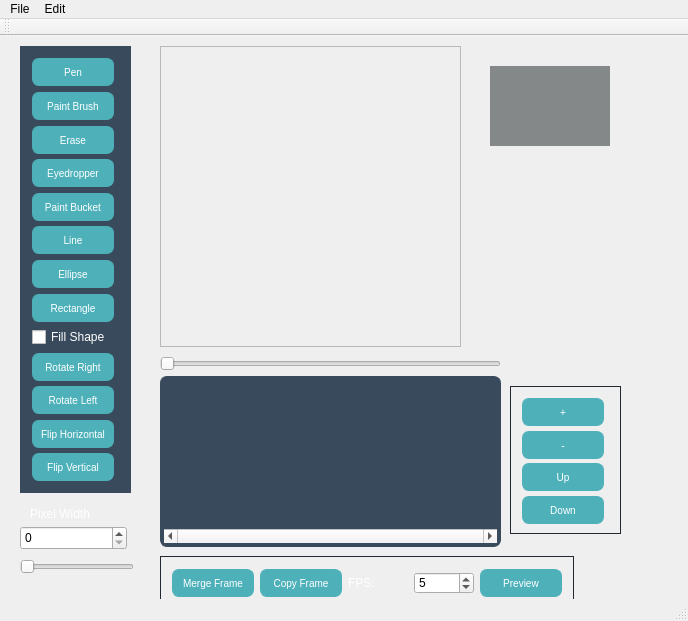
<?xml version="1.0" encoding="UTF-8"?>
<ui version="4.0">
 <class>MainWindow</class>
 <widget class="QMainWindow" name="MainWindow">
  <property name="geometry">
   <rect>
    <x>0</x>
    <y>0</y>
    <width>688</width>
    <height>621</height>
   </rect>
  </property>
  <property name="palette">
   <palette>
    <active>
     <colorrole role="Button">
      <brush brushstyle="SolidPattern">
       <color alpha="255">
        <red>170</red>
        <green>170</green>
        <blue>255</blue>
       </color>
      </brush>
     </colorrole>
    </active>
    <inactive>
     <colorrole role="Button">
      <brush brushstyle="SolidPattern">
       <color alpha="255">
        <red>170</red>
        <green>170</green>
        <blue>255</blue>
       </color>
      </brush>
     </colorrole>
    </inactive>
    <disabled>
     <colorrole role="Button">
      <brush brushstyle="SolidPattern">
       <color alpha="255">
        <red>170</red>
        <green>170</green>
        <blue>255</blue>
       </color>
      </brush>
     </colorrole>
    </disabled>
   </palette>
  </property>
  <property name="windowTitle">
   <string>MainWindow</string>
  </property>
  <property name="autoFillBackground">
   <bool>false</bool>
  </property>
  <property name="styleSheet">
   <string notr="true">MainWindow
{

background-color: #222930;

}

#toolFrame
{
background-color: #384A5C;
border-width: 1px;
border-color: #384A5C;
border-style: solid;


}

#frameCM
{
border-color: #222930;
border-width: 1px;
border-style: solid;
}

#framePre
{
border-color: #222930;
border-width: 1px;
border-style: solid;
}



#frameMove
{
border-color: #222930;
border-width: 1px;
border-style: solid;
}

#scrollArea
{
background-color: #384A5C;
border-width: 1px;
border-color: #384A5C;
border-style: solid;
border-radius: 7;
padding: 3px;
}

#scrollAreaWidgetContents
{
background-color: #384A5C;
border-width: 1px;
border-color: #384A5C;
border-style: solid;
border-radius: 7;
padding: 3px;
}


#label
{
 color: white;
}

#pushButton
{
color: white;
/*background-color: QLinearGradient( x1: 0, y1: 0, x2: 0, y2: 1, stop: 0 #88d, stop: 0.1 #99e, stop: 0.49 #77c, stop: 0.5 #66b, stop: 1 #77c);*/
background-color: #4EB1BA;
border-width: 1px;
border-color: #4EB1BA;
border-style: solid;
border-radius: 7;
padding: 3px;
font-size: 10px;

padding-left: 5px;
padding-right: 5px;
min-width: 70px;
max-width: 70px;
min-height: 20px;
max-height: 20px;

}

QLabel
{
	color: white;
}


</string>
  </property>
  <widget class="QWidget" name="centralWidget">
   <widget class="QFrame" name="frame_2">
    <property name="geometry">
     <rect>
      <x>160</x>
      <y>10</y>
      <width>301</width>
      <height>301</height>
     </rect>
    </property>
    <property name="frameShape">
     <enum>QFrame::StyledPanel</enum>
    </property>
    <property name="frameShadow">
     <enum>QFrame::Raised</enum>
    </property>
    <layout class="QGridLayout" name="drawingGridLayout"/>
   </widget>
   <widget class="QScrollArea" name="scrollArea">
    <property name="geometry">
     <rect>
      <x>160</x>
      <y>340</y>
      <width>341</width>
      <height>171</height>
     </rect>
    </property>
    <property name="styleSheet">
     <string notr="true"/>
    </property>
    <property name="verticalScrollBarPolicy">
     <enum>Qt::ScrollBarAlwaysOff</enum>
    </property>
    <property name="horizontalScrollBarPolicy">
     <enum>Qt::ScrollBarAlwaysOn</enum>
    </property>
    <property name="sizeAdjustPolicy">
     <enum>QAbstractScrollArea::AdjustToContentsOnFirstShow</enum>
    </property>
    <property name="widgetResizable">
     <bool>true</bool>
    </property>
    <widget class="QWidget" name="scrollAreaWidgetContents">
     <property name="geometry">
      <rect>
       <x>0</x>
       <y>0</y>
       <width>333</width>
       <height>149</height>
      </rect>
     </property>
    </widget>
   </widget>
   <widget class="QWidget" name="colorPaletteWidget" native="true">
    <property name="geometry">
     <rect>
      <x>490</x>
      <y>30</y>
      <width>120</width>
      <height>80</height>
     </rect>
    </property>
    <property name="palette">
     <palette>
      <active>
       <colorrole role="WindowText">
        <brush brushstyle="SolidPattern">
         <color alpha="255">
          <red>208</red>
          <green>208</green>
          <blue>208</blue>
         </color>
        </brush>
       </colorrole>
       <colorrole role="Dark">
        <brush brushstyle="SolidPattern">
         <color alpha="255">
          <red>186</red>
          <green>193</green>
          <blue>201</blue>
         </color>
        </brush>
       </colorrole>
       <colorrole role="Text">
        <brush brushstyle="SolidPattern">
         <color alpha="255">
          <red>208</red>
          <green>208</green>
          <blue>208</blue>
         </color>
        </brush>
       </colorrole>
       <colorrole role="ButtonText">
        <brush brushstyle="SolidPattern">
         <color alpha="255">
          <red>208</red>
          <green>208</green>
          <blue>208</blue>
         </color>
        </brush>
       </colorrole>
       <colorrole role="Base">
        <brush brushstyle="SolidPattern">
         <color alpha="255">
          <red>136</red>
          <green>140</green>
          <blue>144</blue>
         </color>
        </brush>
       </colorrole>
       <colorrole role="Window">
        <brush brushstyle="SolidPattern">
         <color alpha="255">
          <red>133</red>
          <green>136</green>
          <blue>137</blue>
         </color>
        </brush>
       </colorrole>
      </active>
      <inactive>
       <colorrole role="WindowText">
        <brush brushstyle="SolidPattern">
         <color alpha="255">
          <red>208</red>
          <green>208</green>
          <blue>208</blue>
         </color>
        </brush>
       </colorrole>
       <colorrole role="Dark">
        <brush brushstyle="SolidPattern">
         <color alpha="255">
          <red>186</red>
          <green>193</green>
          <blue>201</blue>
         </color>
        </brush>
       </colorrole>
       <colorrole role="Text">
        <brush brushstyle="SolidPattern">
         <color alpha="255">
          <red>208</red>
          <green>208</green>
          <blue>208</blue>
         </color>
        </brush>
       </colorrole>
       <colorrole role="ButtonText">
        <brush brushstyle="SolidPattern">
         <color alpha="255">
          <red>208</red>
          <green>208</green>
          <blue>208</blue>
         </color>
        </brush>
       </colorrole>
       <colorrole role="Base">
        <brush brushstyle="SolidPattern">
         <color alpha="255">
          <red>136</red>
          <green>140</green>
          <blue>144</blue>
         </color>
        </brush>
       </colorrole>
       <colorrole role="Window">
        <brush brushstyle="SolidPattern">
         <color alpha="255">
          <red>133</red>
          <green>136</green>
          <blue>137</blue>
         </color>
        </brush>
       </colorrole>
      </inactive>
      <disabled>
       <colorrole role="WindowText">
        <brush brushstyle="SolidPattern">
         <color alpha="255">
          <red>186</red>
          <green>193</green>
          <blue>201</blue>
         </color>
        </brush>
       </colorrole>
       <colorrole role="Dark">
        <brush brushstyle="SolidPattern">
         <color alpha="255">
          <red>186</red>
          <green>193</green>
          <blue>201</blue>
         </color>
        </brush>
       </colorrole>
       <colorrole role="Text">
        <brush brushstyle="SolidPattern">
         <color alpha="255">
          <red>186</red>
          <green>193</green>
          <blue>201</blue>
         </color>
        </brush>
       </colorrole>
       <colorrole role="ButtonText">
        <brush brushstyle="SolidPattern">
         <color alpha="255">
          <red>186</red>
          <green>193</green>
          <blue>201</blue>
         </color>
        </brush>
       </colorrole>
       <colorrole role="Base">
        <brush brushstyle="SolidPattern">
         <color alpha="255">
          <red>133</red>
          <green>136</green>
          <blue>137</blue>
         </color>
        </brush>
       </colorrole>
       <colorrole role="Window">
        <brush brushstyle="SolidPattern">
         <color alpha="255">
          <red>133</red>
          <green>136</green>
          <blue>137</blue>
         </color>
        </brush>
       </colorrole>
      </disabled>
     </palette>
    </property>
    <property name="font">
     <font>
      <underline>false</underline>
     </font>
    </property>
    <property name="mouseTracking">
     <bool>false</bool>
    </property>
    <property name="autoFillBackground">
     <bool>true</bool>
    </property>
   </widget>
   <widget class="QSlider" name="frameSlider">
    <property name="geometry">
     <rect>
      <x>160</x>
      <y>320</y>
      <width>341</width>
      <height>16</height>
     </rect>
    </property>
    <property name="orientation">
     <enum>Qt::Horizontal</enum>
    </property>
   </widget>
   <widget class="QFrame" name="toolFrame">
    <property name="geometry">
     <rect>
      <x>20</x>
      <y>10</y>
      <width>111</width>
      <height>447</height>
     </rect>
    </property>
    <property name="styleSheet">
     <string notr="true">QPushButton {
color: white;
/*background-color: QLinearGradient( x1: 0, y1: 0, x2: 0, y2: 1, stop: 0 #88d, stop: 0.1 #99e, stop: 0.49 #77c, stop: 0.5 #66b, stop: 1 #77c);*/
background-color: #4EB1BA;
border-width: 1px;
border-color: #4EB1BA;
border-style: solid;
border-radius: 7;
padding: 3px;
font-size: 10px;

padding-left: 5px;
padding-right: 5px;
min-width: 70px;
max-width: 70px;
min-height: 20px;
max-height: 20px;
}

#checkBox_2
{
color: white;
}

QPushButton:pressed 
{ 
background-color: 222930; 
}</string>
    </property>
    <property name="frameShape">
     <enum>QFrame::StyledPanel</enum>
    </property>
    <property name="frameShadow">
     <enum>QFrame::Raised</enum>
    </property>
    <layout class="QVBoxLayout" name="verticalLayout">
     <item>
      <widget class="QPushButton" name="PenButton">
       <property name="text">
        <string>Pen</string>
       </property>
      </widget>
     </item>
     <item>
      <widget class="QPushButton" name="PaintBrushButton">
       <property name="text">
        <string>Paint Brush</string>
       </property>
      </widget>
     </item>
     <item>
      <widget class="QPushButton" name="EraseButton">
       <property name="text">
        <string>Erase</string>
       </property>
      </widget>
     </item>
     <item>
      <widget class="QPushButton" name="EyeDropperButton">
       <property name="text">
        <string>Eyedropper</string>
       </property>
      </widget>
     </item>
     <item>
      <widget class="QPushButton" name="FillButton">
       <property name="text">
        <string>Paint Bucket</string>
       </property>
      </widget>
     </item>
     <item>
      <widget class="QPushButton" name="LineButton">
       <property name="text">
        <string>Line</string>
       </property>
      </widget>
     </item>
     <item>
      <widget class="QPushButton" name="CircleButton">
       <property name="text">
        <string>Ellipse</string>
       </property>
      </widget>
     </item>
     <item>
      <widget class="QPushButton" name="SquareButton">
       <property name="text">
        <string>Rectangle</string>
       </property>
      </widget>
     </item>
     <item>
      <widget class="QCheckBox" name="checkBox_2">
       <property name="text">
        <string>Fill Shape</string>
       </property>
      </widget>
     </item>
     <item>
      <widget class="QPushButton" name="RotateRightButton">
       <property name="text">
        <string>Rotate Right</string>
       </property>
      </widget>
     </item>
     <item>
      <widget class="QPushButton" name="RotateLeftButton">
       <property name="text">
        <string>Rotate Left</string>
       </property>
      </widget>
     </item>
     <item>
      <widget class="QPushButton" name="FlipHorzButton">
       <property name="text">
        <string>Flip Horizontal</string>
       </property>
      </widget>
     </item>
     <item>
      <widget class="QPushButton" name="FlipVertButton">
       <property name="text">
        <string>Flip Vertical</string>
       </property>
      </widget>
     </item>
    </layout>
   </widget>
   <widget class="QSpinBox" name="paintWidthSpin">
    <property name="geometry">
     <rect>
      <x>20</x>
      <y>490</y>
      <width>107</width>
      <height>24</height>
     </rect>
    </property>
   </widget>
   <widget class="QSlider" name="paintWidthSlide">
    <property name="geometry">
     <rect>
      <x>20</x>
      <y>520</y>
      <width>114</width>
      <height>22</height>
     </rect>
    </property>
    <property name="orientation">
     <enum>Qt::Horizontal</enum>
    </property>
   </widget>
   <widget class="QLabel" name="label">
    <property name="geometry">
     <rect>
      <x>30</x>
      <y>470</y>
      <width>71</width>
      <height>16</height>
     </rect>
    </property>
    <property name="text">
     <string>Pixel Width</string>
    </property>
   </widget>
   <widget class="QFrame" name="frameCM">
    <property name="geometry">
     <rect>
      <x>160</x>
      <y>520</y>
      <width>414</width>
      <height>54</height>
     </rect>
    </property>
    <property name="styleSheet">
     <string notr="true">QPushButton {
color: white;
/*background-color: QLinearGradient( x1: 0, y1: 0, x2: 0, y2: 1, stop: 0 #88d, stop: 0.1 #99e, stop: 0.49 #77c, stop: 0.5 #66b, stop: 1 #77c);*/
background-color: #4EB1BA;
border-width: 1px;
border-color: #4EB1BA;
border-style: solid;
border-radius: 7;
padding: 3px;
font-size: 10px;

padding-left: 5px;
padding-right: 5px;
min-width: 70px;
max-width: 70px;
min-height: 20px;
max-height: 20px;
}

QPushButton:pressed 
{ 
background-color: 222930; 
}</string>
    </property>
    <property name="frameShape">
     <enum>QFrame::StyledPanel</enum>
    </property>
    <property name="frameShadow">
     <enum>QFrame::Raised</enum>
    </property>
    <layout class="QHBoxLayout" name="horizontalLayout">
     <item>
      <widget class="QPushButton" name="MergeFrameButton">
       <property name="text">
        <string>Merge Frame</string>
       </property>
      </widget>
     </item>
     <item>
      <widget class="QPushButton" name="CopyFrameButton">
       <property name="text">
        <string>Copy Frame</string>
       </property>
      </widget>
     </item>
     <item>
      <widget class="QLabel" name="label_3">
       <property name="text">
        <string>FPS:</string>
       </property>
      </widget>
     </item>
     <item>
      <widget class="QSpinBox" name="fpsBox">
       <property name="minimum">
        <number>1</number>
       </property>
       <property name="maximum">
        <number>100</number>
       </property>
       <property name="value">
        <number>5</number>
       </property>
      </widget>
     </item>
     <item>
      <widget class="QPushButton" name="pushButton">
       <property name="text">
        <string>Preview</string>
       </property>
      </widget>
     </item>
    </layout>
   </widget>
   <widget class="QFrame" name="frameMove">
    <property name="geometry">
     <rect>
      <x>510</x>
      <y>350</y>
      <width>111</width>
      <height>148</height>
     </rect>
    </property>
    <property name="styleSheet">
     <string notr="true">QPushButton {
color: white;
/*background-color: QLinearGradient( x1: 0, y1: 0, x2: 0, y2: 1, stop: 0 #88d, stop: 0.1 #99e, stop: 0.49 #77c, stop: 0.5 #66b, stop: 1 #77c);*/
background-color: #4EB1BA;
border-width: 1px;
border-color: #4EB1BA;
border-style: solid;
border-radius: 7;
padding: 3px;
font-size: 10px;

padding-left: 5px;
padding-right: 5px;
min-width: 70px;
max-width: 70px;
min-height: 20px;
max-height: 20px;
}

QPushButton:pressed 
{ 
background-color: 222930; 
}</string>
    </property>
    <property name="frameShape">
     <enum>QFrame::StyledPanel</enum>
    </property>
    <property name="frameShadow">
     <enum>QFrame::Raised</enum>
    </property>
    <layout class="QVBoxLayout" name="verticalLayout_2">
     <item>
      <widget class="QPushButton" name="AddFrameButton">
       <property name="text">
        <string>+</string>
       </property>
      </widget>
     </item>
     <item>
      <widget class="QPushButton" name="RemoveFrameButton">
       <property name="text">
        <string>-</string>
       </property>
      </widget>
     </item>
     <item>
      <widget class="QPushButton" name="IncreaseIndexButton">
       <property name="text">
        <string>Up</string>
       </property>
      </widget>
     </item>
     <item>
      <widget class="QPushButton" name="DecreaseIndexButton">
       <property name="text">
        <string>Down</string>
       </property>
      </widget>
     </item>
    </layout>
   </widget>
  </widget>
  <widget class="QMenuBar" name="menuBar">
   <property name="geometry">
    <rect>
     <x>0</x>
     <y>0</y>
     <width>688</width>
     <height>22</height>
    </rect>
   </property>
   <widget class="QMenu" name="menuFile">
    <property name="title">
     <string>File</string>
    </property>
    <addaction name="actionNew"/>
    <addaction name="actionOpen"/>
    <addaction name="actionSave"/>
    <addaction name="actionExport"/>
    <addaction name="actionExit"/>
   </widget>
   <widget class="QMenu" name="menuEdit">
    <property name="title">
     <string>Edit</string>
    </property>
    <addaction name="actionUndo"/>
    <addaction name="actionRedo"/>
   </widget>
   <addaction name="menuFile"/>
   <addaction name="menuEdit"/>
  </widget>
  <widget class="QToolBar" name="mainToolBar">
   <attribute name="toolBarArea">
    <enum>TopToolBarArea</enum>
   </attribute>
   <attribute name="toolBarBreak">
    <bool>false</bool>
   </attribute>
  </widget>
  <widget class="QStatusBar" name="statusBar"/>
  <action name="actionNew">
   <property name="text">
    <string>New</string>
   </property>
  </action>
  <action name="actionOpen">
   <property name="text">
    <string>Open</string>
   </property>
  </action>
  <action name="actionSave">
   <property name="text">
    <string>Save</string>
   </property>
  </action>
  <action name="actionExport">
   <property name="text">
    <string>Export</string>
   </property>
  </action>
  <action name="actionExit">
   <property name="text">
    <string>Exit</string>
   </property>
  </action>
  <action name="actionPixel_Size">
   <property name="text">
    <string>Pixel Size</string>
   </property>
  </action>
  <action name="actionUndo">
   <property name="text">
    <string>Undo</string>
   </property>
   <property name="shortcut">
    <string>Ctrl+Z</string>
   </property>
  </action>
  <action name="actionRedo">
   <property name="text">
    <string>Redo</string>
   </property>
   <property name="shortcut">
    <string>Ctrl+Y</string>
   </property>
  </action>
  <action name="actionAdd_Frame">
   <property name="text">
    <string>Add Frame</string>
   </property>
  </action>
  <action name="actionDelete_Frame">
   <property name="text">
    <string>Delete Frame</string>
   </property>
  </action>
  <action name="actionCopy_Fream">
   <property name="text">
    <string>Copy Fream</string>
   </property>
  </action>
 </widget>
 <layoutdefault spacing="6" margin="11"/>
 <resources/>
 <connections/>
</ui>
